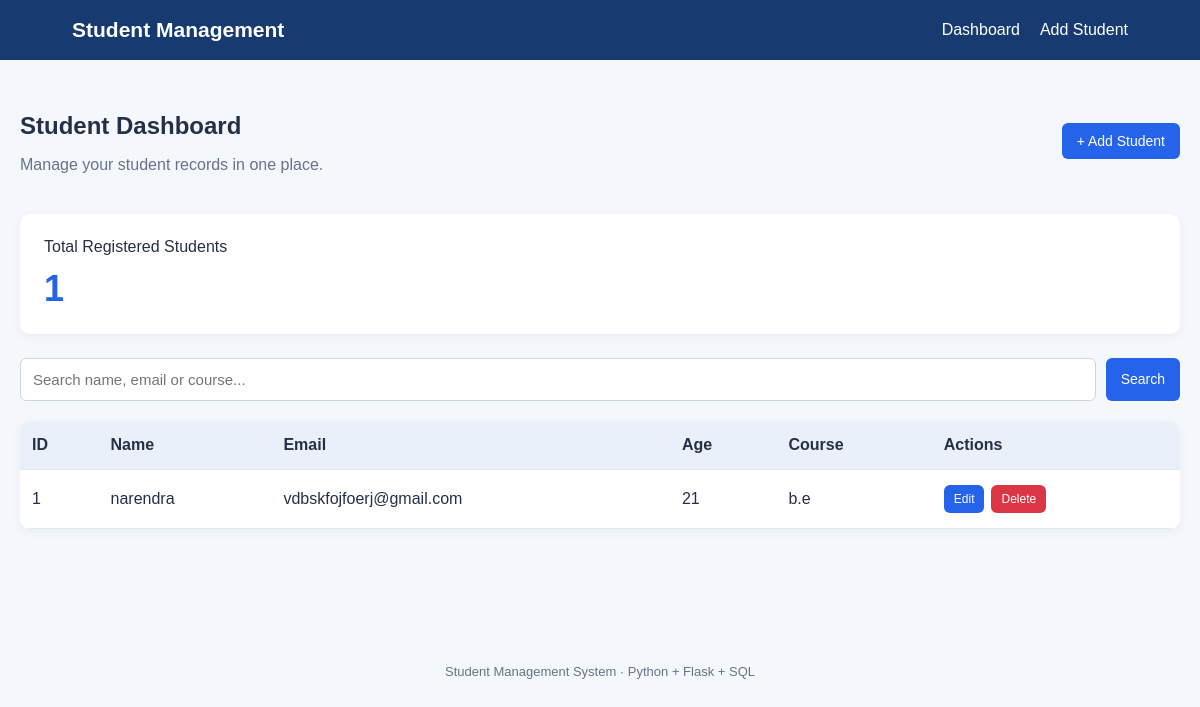
Before: / with the older database file.
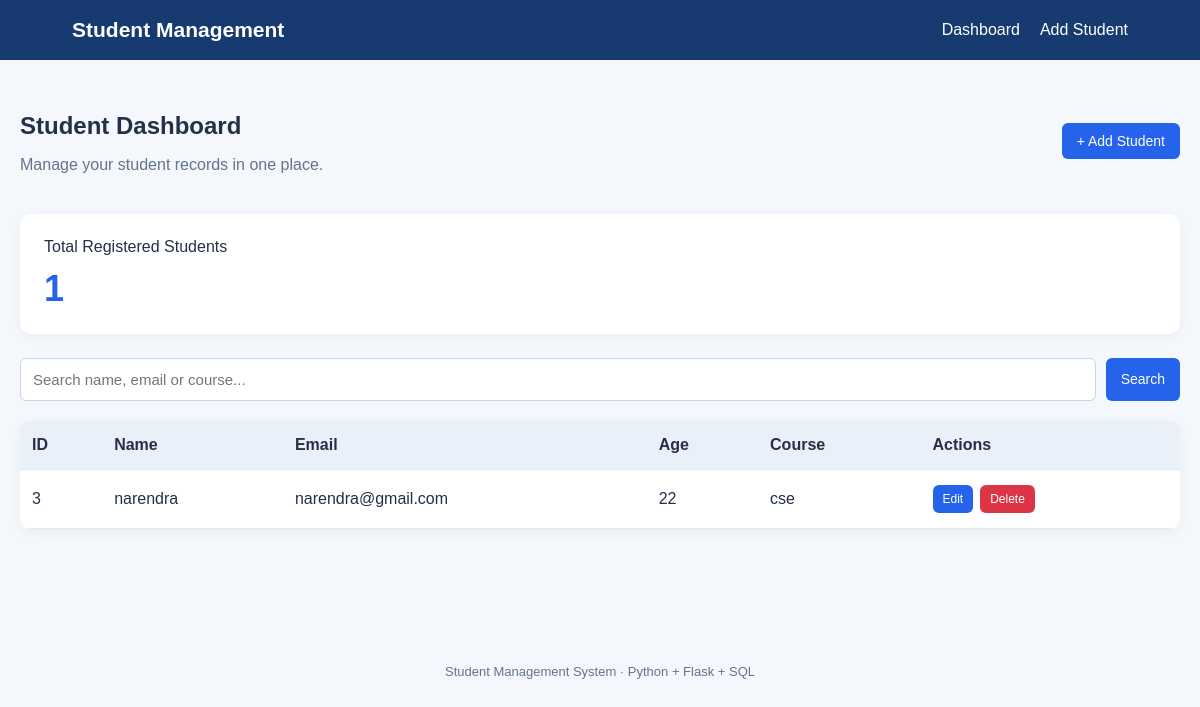
After: the same page with the newer database file.
### tables this page shows
CREATE TABLE students (
            id INTEGER PRIMARY KEY AUTOINCREMENT,
            name TEXT NOT NULL,
            email TEXT NOT NULL,
            course TEXT NOT NULL,
            age INTEGER NOT NULL
        );

### app.py (the view)
@app.route("/")
def index():
    search = request.args.get("q", "").strip()
    with get_db() as db:
        total = db.execute(
            "SELECT COUNT(*) FROM students"
        ).fetchone()[0]
        if search:
            pattern = f"%{search}%"
            students = db.execute("""
                SELECT * FROM students
                WHERE name LIKE ?
                   OR email LIKE ?
                   OR course LIKE ?
                ORDER BY id DESC
            """, (pattern, pattern, pattern)).fetchall()
        else:
            students = db.execute("""
                SELECT * FROM students
                ORDER BY id DESC
            """).fetchall()
    return render_template(
        "index.html",
        students=students,
        total=total,
        search=search
    )

### app.py (called while the page is built)
def get_db():
    connection = sqlite3.connect(DATABASE)
    connection.row_factory = sqlite3.Row
    return connection

### templates/index.html (shortened to what this page needs)
{% extends "base.html" %}
{% block content %}
<section class="page-heading">
    <div>
        <h1>Student Dashboard</h1>
        <p>Manage your student records in one place.</p>
    </div>
    <a class="btn" href="{{ url_for('add_student') }}">
        + Add Student
    </a>
</section>
<section class="stat-card">
    <span>Total Registered Students</span>
    <strong>{{ total }}</strong>
</section>
<form method="GET" action="{{ url_for('index') }}"
      class="search-form">
    <input type="search" name="q"
           placeholder="Search name, email or course..."
           value="{{ search }}">
    <button type="submit">Search</button>
</form>
<div class="table-wrapper">
    <table>
        <thead>
            <tr>
                <th>ID</th>
                <th>Name</th>
                <th>Email</th>
                <th>Age</th>
                <th>Course</th>
                <th>Actions</th>
            </tr>
        </thead>
        <tbody>
        {% for student in students %}
            <tr>
                <td>{{ student["id"] }}</td>
                <td>{{ student["name"] }}</td>
                <td>{{ student["email"] }}</td>
                <td>{{ student["age"] }}</td>
                <td>{{ student["course"] }}</td>
                <td class="actions">
                    <a class="btn small"
                       href="{{ url_for('edit_student',
                                        student_id=student['id']) }}">
                        Edit
                    </a>
                    <form method="POST"
                          action="{{ url_for('delete_student',
                                             student_id=student['id']) }}"
                          onsubmit="return confirm('Delete this student?');">
                        <button class="btn small danger"
                                type="submit">
                            Delete
                        </button>
                    </form>
                </td>
            </tr>
        {% endfor %}
        </tbody>
    </table>
</div>
{% endblock %}

### templates/base.html (shortened to what this page needs)
<!DOCTYPE html>
<html lang="en">
<head>
    <link rel="stylesheet"
          href="{{ url_for('static', filename='style.css') }}">
</head>
<body>
    <header class="topbar">
        <a class="brand" href="{{ url_for('index') }}">
            Student Management
        </a>
        <nav>
            <a href="{{ url_for('index') }}">Dashboard</a>
            <a href="{{ url_for('add_student') }}">Add Student</a>
        </nav>
    </header>
    <main class="container">
        {% block content %}{% endblock %}
    </main>
    <footer>
        Student Management System · Python + Flask + SQL
    </footer>
</body>
</html>

### static/style.css (style rules this page uses)
* { box-sizing: border-box; }
body { margin: 0; font-family: Arial, sans-serif; background: #f4f7fb; color: #243047; }
.topbar { background: #173b70; color: white; padding: 18px 6%; display: flex; align-items: center; justify-content: space-between; gap: 16px; flex-wrap: wrap; }
.brand { color: white; text-decoration: none; font-size: 21px; font-weight: bold; }
nav { display: flex; gap: 20px; }
nav a { color: white; text-decoration: none; }
.container { max-width: 1200px; margin: 32px auto; padding: 0 20px; min-height: 65vh; }
.page-heading { display: flex; align-items: center; justify-content: space-between; gap: 16px; flex-wrap: wrap; margin-bottom: 24px; }
h1 { margin-bottom: 8px; }
p { color: #64748b; }
.btn, button { display: inline-block; border: 0; border-radius: 6px; background: #2563eb; color: white; padding: 10px 15px; text-decoration: none; cursor: pointer; font-size: 14px; }
.danger { background: #dc3545; }
.small { padding: 7px 10px; font-size: 12px; }
.stat-card, .form-card { background: white; border-radius: 10px; padding: 24px; margin-bottom: 24px; box-shadow: 0 3px 12px #1e293b0c; }
.stat-card strong { display: block; color: #2563eb; font-size: 36px; margin-top: 12px; }
.search-form { display: flex; gap: 10px; margin-bottom: 20px; flex-wrap: wrap; }
.search-form input { flex: 1; min-width: 200px; }
input { width: 100%; padding: 12px; border: 1px solid #cbd5e1; border-radius: 6px; font-size: 15px; background: white; }
.table-wrapper { overflow-x: auto; background: white; border-radius: 10px; box-shadow: 0 3px 12px #1e293b0c; }
table { width: 100%; border-collapse: collapse; text-align: left; }
th, td { padding: 15px 12px; border-bottom: 1px solid #e2e8f0; white-space: nowrap; }
th { background: #eaf0f9; }
.actions { display: flex; align-items: center; gap: 7px; }
.actions form { margin: 0; }
footer { text-align: center; padding: 20px; color: #64748b; font-size: 13px; }

Changed rows visible on the page:
removed students: id "1", name "narendra", email "vdbskfojfoerj@gmail.com", age "21", course "b.e"
added students: id "3", name "narendra", email "narendra@gmail.com", age "22", course "cse"
